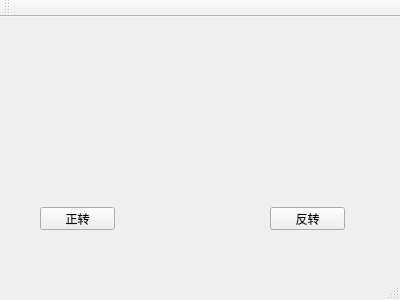
<?xml version="1.0" encoding="UTF-8"?>
<ui version="4.0">
 <class>MainWindow</class>
 <widget class="QMainWindow" name="MainWindow">
  <property name="geometry">
   <rect>
    <x>0</x>
    <y>0</y>
    <width>400</width>
    <height>300</height>
   </rect>
  </property>
  <property name="windowTitle">
   <string>MainWindow</string>
  </property>
  <widget class="QWidget" name="centralWidget">
   <widget class="QPushButton" name="pushButton_Left">
    <property name="geometry">
     <rect>
      <x>40</x>
      <y>190</y>
      <width>75</width>
      <height>23</height>
     </rect>
    </property>
    <property name="text">
     <string>正转</string>
    </property>
   </widget>
   <widget class="QPushButton" name="pushButton_Right">
    <property name="geometry">
     <rect>
      <x>270</x>
      <y>190</y>
      <width>75</width>
      <height>23</height>
     </rect>
    </property>
    <property name="text">
     <string>反转</string>
    </property>
   </widget>
  </widget>
  <widget class="QMenuBar" name="menuBar">
   <property name="geometry">
    <rect>
     <x>0</x>
     <y>0</y>
     <width>400</width>
     <height>23</height>
    </rect>
   </property>
  </widget>
  <widget class="QToolBar" name="mainToolBar">
   <attribute name="toolBarArea">
    <enum>TopToolBarArea</enum>
   </attribute>
   <attribute name="toolBarBreak">
    <bool>false</bool>
   </attribute>
  </widget>
  <widget class="QStatusBar" name="statusBar"/>
 </widget>
 <layoutdefault spacing="6" margin="11"/>
 <resources/>
 <connections/>
</ui>
